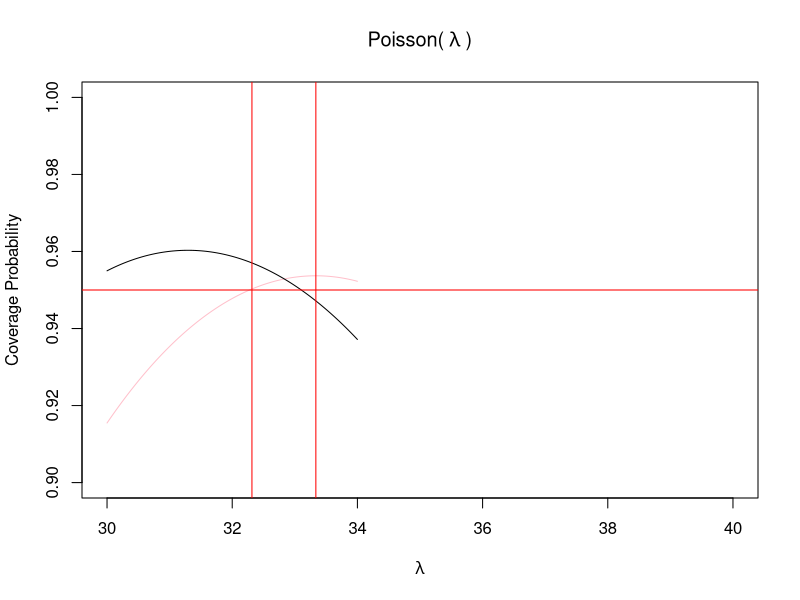

Write R code to recreate this figure.
## ---- chunk 1
#| echo: false
#| message: false
library(tidyverse)
## ---- chunk 2
# given AC a-b, this function calculates the maximum's coordinates: (lambda, max-prob)
AC_max_coords <- function(a,b) {
   # using prop 2.2a formula. 
  lambda <- prod(a:b)^(1/(b-a+1)) #prop 2.2a
  
  if (a == 0) {
    max_prob <- ppois(b, lambda) # special case of calculating cdf when a is 0
  } else {
    max_prob <- ppois(b, lambda) - ppois(a-1, lambda)
    # general formula
  }
  
  return(data.frame(lambda, max_prob))
}


## ---- chunk 3
test_coverage <- function(A,B, conf.level) {
  
   # this is maximum prob for current cardinality curve

    max_prob <- AC_max_coords(A, B)$max_prob
  
    # cases to decide how to change a-b: look at if max is above conf level
    
    if (max_prob > conf.level) {
      
      
      
        return(TRUE)
    
      } else {
      
      return(FALSE)
    }
}
## ---- chunk 4
# K = largest number of x to create a CI for.
CG <- function(K, conf.level, all = FALSE) {
  x <- c(0:K)

  # initialize necessary vectors
  lower <- c()
  upper <- c()

  # step 1  
  a <- 0 # starting a
  b <- 0 # starting b
  lower[1] <- 0



   while (a < (K+1)) {

    # this creates the current curve's function so we can find its root.    
    f <- function(lambda) { 
            if (b != 0) {
              return((ppois(b, lambda) - ppois(a-1, lambda)) - conf.level)
            } else {
              return(ppois(b, lambda) - conf.level)
            }
        }  

 
    
    # this loop finds interval (start,end) to search for where current a-b goes below conf.level
     start <- AC_max_coords(a, b)$lambda # start searching at current a-b's maximum lambda
    a0 <- (a+1); b0 <- (b+1)
     while (sum(dpois(a0:b0,
                      AC_max_coords(a0, b0)$lambda)) >= conf.level) {
      a0 <- a0+1 
      b0 <- b0+1
      } 
     end <- AC_max_coords(a0, b0)$lambda # end search at next a-b's maximum lambda
      
     
     if((test_coverage(a+1, b+1, conf.level) == T)) { # check AC {a+1}-{b+1} first
      a <- a + 1
      b <- b + 1
 
        start <- AC_max_coords(a, b)$lambda # start searching at current a-b's maximum lambda
        a0 <- (a+1); b0 <- (b+1)
        while (sum(dpois(a0:b0,
                         AC_max_coords(a0, b0)$lambda)) >= conf.level) {
          a0 <- a0+1
          b0 <- b0+1
        }
        end <- AC_max_coords(a0, b0)$lambda # end search at next a-b's maximum lambda
             
       # setting coincidental endpoint
       # which will be when the previous AC hits conf.level
        lower[b+1] <- uniroot(f, c(start, end))$root  # current b's lower bound

         start <- AC_max_coords(a-5,b-5)$lambda   #  start search at (a-5)-(b-5) max.
         end <- AC_max_coords(a, b)$lambda # end search at next a-b's maximum lambda

         # a-1's upper bound aka where (a+1)-(b+1) curve starts above CI
          upper[a] <- uniroot(f, c(start,end))$root     
             
 
              
      } else if ((test_coverage(a+1, b+2, conf.level) == F)) { 
        # check next AC by increasing cardinality by 1; ensure {a} non-decreasing
        lower[(b+2)] <- uniroot(f, c(start, end))$root # lower limit for (b+1), aka new b
        b <- b + 1   

        }  else { # if (test_coverage(a+1, b+2, conf.level) == T) {

             start <- AC_max_coords(a, b)$lambda
             a0 <- a + 1; b0 <- b + 1
             end <- AC_max_coords(a0, b0)$lambda # end search at next a-b's maximum lambda

              # setting coincidental endpoint
                
             # identical lower endpoint when AC {a+1}--{b+2} is above conf.level
              lower[b+3] <- uniroot(f, c(start, end))$root  # new b's lower bound
              lower[b+2] <- lower[b+3]  
              upper[a+1] <- lower[b+3]                        # old a's upper bound
              
              
              a <- a + 1
              b <- b + 2

             
           } 
  }
  
  lower <- lower[1:(K+1)]
  upper <- upper[1:(K+1)]
  x <- x[1:(K+1)] # ensuring all vectors are equal in length. 
                          # b/c extra lower endpoints will be cut off


  CIs <- data.frame(x,lower,upper)
  
  # all=TRUE represents display all intervals from x=0 to x=observed/user input
  # use filter to keep rows of the data set "CI" where x = observed (K) and discards those where x != K
  # to get only 1 row for observed x's CI
  if (all == FALSE) {
    CIs <- CIs |> 
      filter(x == K)
  }
  return(CIs)
}
## ---- chunk 5
# code to graph a specific AC for troubleshooting

# CG function was having issues in uniroot() when trying to get upper bound for x = 22.
# Looking at AC 23-45, 22-44, and 21-43 to see where we should be searching to 
# avoid uniroot() error.

plot(y = ppois(45, seq(30,34,0.0001))-ppois(22,seq(30,34,0.0001)), x = seq(30,34, by = 0.0001), # AC 23-45
               type = "l", xlim = c(30,40), ylim = c(0.90,1), col = "pink",
     xlab = expression(lambda),
     ylab = "Coverage Probability",
     main = expression("Poisson("~lambda~")"))

# lines(y = (ppois(44, seq(30, 34, by = 0.0001)) - ppois(21, seq(30,34,0.0001))), # AC 22-44
#       x = seq(30, 34, by = 0.0001), type = "l")
lines(y = (ppois(43, seq(30, 34, by = 0.0001)) - ppois(20, seq(30,34,0.0001))), # AC 21-43
      x = seq(30, 34, by = 0.0001), type = "l")

# abline(v=3.764351, col="blue")
 abline(v = 32.315, col = "red")
  abline(v = 33.33612, col = "red") 
abline(h = 0.95, col = "red")


# AC_max_coords(22,44)
# AC_max_coords(23,45)
